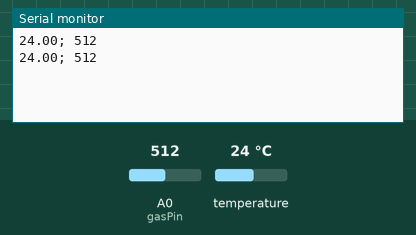
Simulated run of this sketch. Board: Arduino Uno, built with avr-gcc and run on an emulated ATmega328P. Shown: the last lines printed to the serial monitor. Inputs (shaded band) come from the test bench; at power-on: temperature 24 °C, A0 (gasPin) = 512.

Above: at 2.3 s.
2.4 s: temperature set to 12 °C
At 2.4 s:
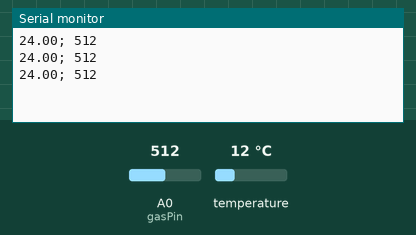
3.9 s: A0 (gasPin) set to 716
At 3.9 s:
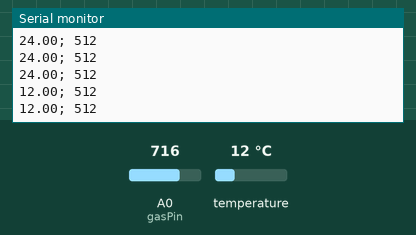
5.4 s: temperature set to 19 °C
At 6.0 s:
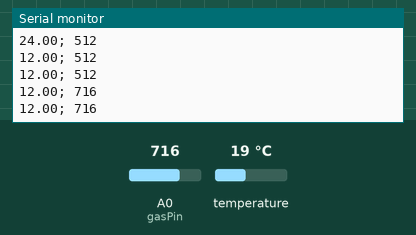
6.9 s: A0 (gasPin) set to 900
At 7.5 s:
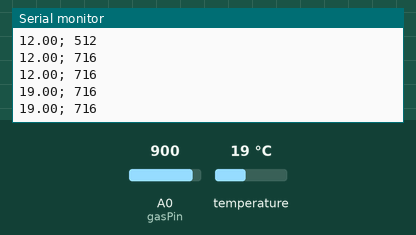
Timing chart, 0 to 9.4 s (numbered marks = the images above; inputs shaded):
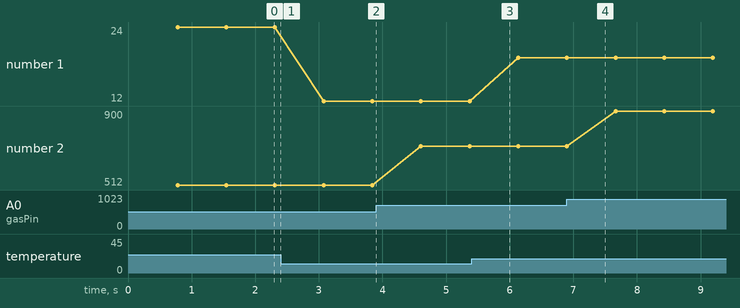

The sketch:

Enhanced_MQ2_DS18B20.ino
```cpp
#include <OneWire.h>
#include <DallasTemperature.h>

// Data wire is plugged into pin 2 on the Arduino
#define ONE_WIRE_BUS 2
const int gasPin = A0;

// Setup a oneWire instance to communicate with any OneWire devices (not just Maxim/Dallas temperature ICs)
OneWire oneWire(ONE_WIRE_BUS);

// Pass our oneWire reference to Dallas Temperature.
DallasTemperature sensors(&oneWire);

void setup(void)
{
  // start serial port
  Serial.begin(9600);
  // Don't print words, it makes it difficult to be read.
  // Serial.println("Smoke Detector_DYT^2 begins...");

  // Start up the library
  sensors.begin(); // IC Default 9 bit. If you have troubles consider upping it 12. Ups the delay giving the IC more time to process the temperature measurement
}


void loop(void)
{
  // call sensors.requestTemperatures() to issue a global temperature
  // request to all devices on the bus
  sensors.requestTemperatures(); // Send the command to get temperatures


  //Print out temperature
  Serial.print(sensors.getTempCByIndex(0)); // Why "byIndex"? You can have more than one IC on the same bus. 0 refers to the first IC on the wire
  Serial.print("; ");
  Serial.println(analogRead(gasPin));
}
```

Measured:
- plotted number 1: 24 → 12 after the input at 2.4 s, 12 → 19 after the input at 5.4 s
- plotted number 2: 512 → 716 after the input at 3.9 s, 716 → 900 after the input at 6.9 s
